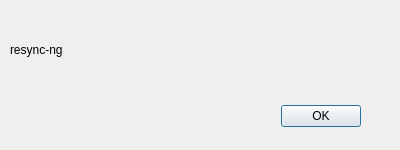
<?xml version="1.0" encoding="UTF-8"?>
<ui version="4.0">
 <class>ResyncAboutDialog</class>
 <widget class="QDialog" name="ResyncAboutDialog">
  <property name="geometry">
   <rect>
    <x>0</x>
    <y>0</y>
    <width>400</width>
    <height>150</height>
   </rect>
  </property>
  <property name="windowTitle">
   <string>About resync-ng</string>
  </property>
  <widget class="QDialogButtonBox" name="buttonBox">
   <property name="geometry">
    <rect>
     <x>20</x>
     <y>100</y>
     <width>341</width>
     <height>32</height>
    </rect>
   </property>
   <property name="orientation">
    <enum>Qt::Orientation::Horizontal</enum>
   </property>
   <property name="standardButtons">
    <set>QDialogButtonBox::StandardButton::Ok</set>
   </property>
  </widget>
  <widget class="QWidget" name="verticalLayoutWidget">
   <property name="geometry">
    <rect>
     <x>10</x>
     <y>20</y>
     <width>381</width>
     <height>61</height>
    </rect>
   </property>
   <layout class="QVBoxLayout" name="verticalLayout">
    <item>
     <widget class="QLabel" name="label">
      <property name="text">
       <string>resync-ng</string>
      </property>
      <property name="textFormat">
       <enum>Qt::TextFormat::RichText</enum>
      </property>
     </widget>
    </item>
   </layout>
  </widget>
 </widget>
 <resources/>
 <connections>
  <connection>
   <sender>buttonBox</sender>
   <signal>accepted()</signal>
   <receiver>ResyncAboutDialog</receiver>
   <slot>accept()</slot>
   <hints>
    <hint type="sourcelabel">
     <x>248</x>
     <y>254</y>
    </hint>
    <hint type="destinationlabel">
     <x>157</x>
     <y>274</y>
    </hint>
   </hints>
  </connection>
  <connection>
   <sender>buttonBox</sender>
   <signal>rejected()</signal>
   <receiver>ResyncAboutDialog</receiver>
   <slot>reject()</slot>
   <hints>
    <hint type="sourcelabel">
     <x>316</x>
     <y>260</y>
    </hint>
    <hint type="destinationlabel">
     <x>286</x>
     <y>274</y>
    </hint>
   </hints>
  </connection>
 </connections>
</ui>
